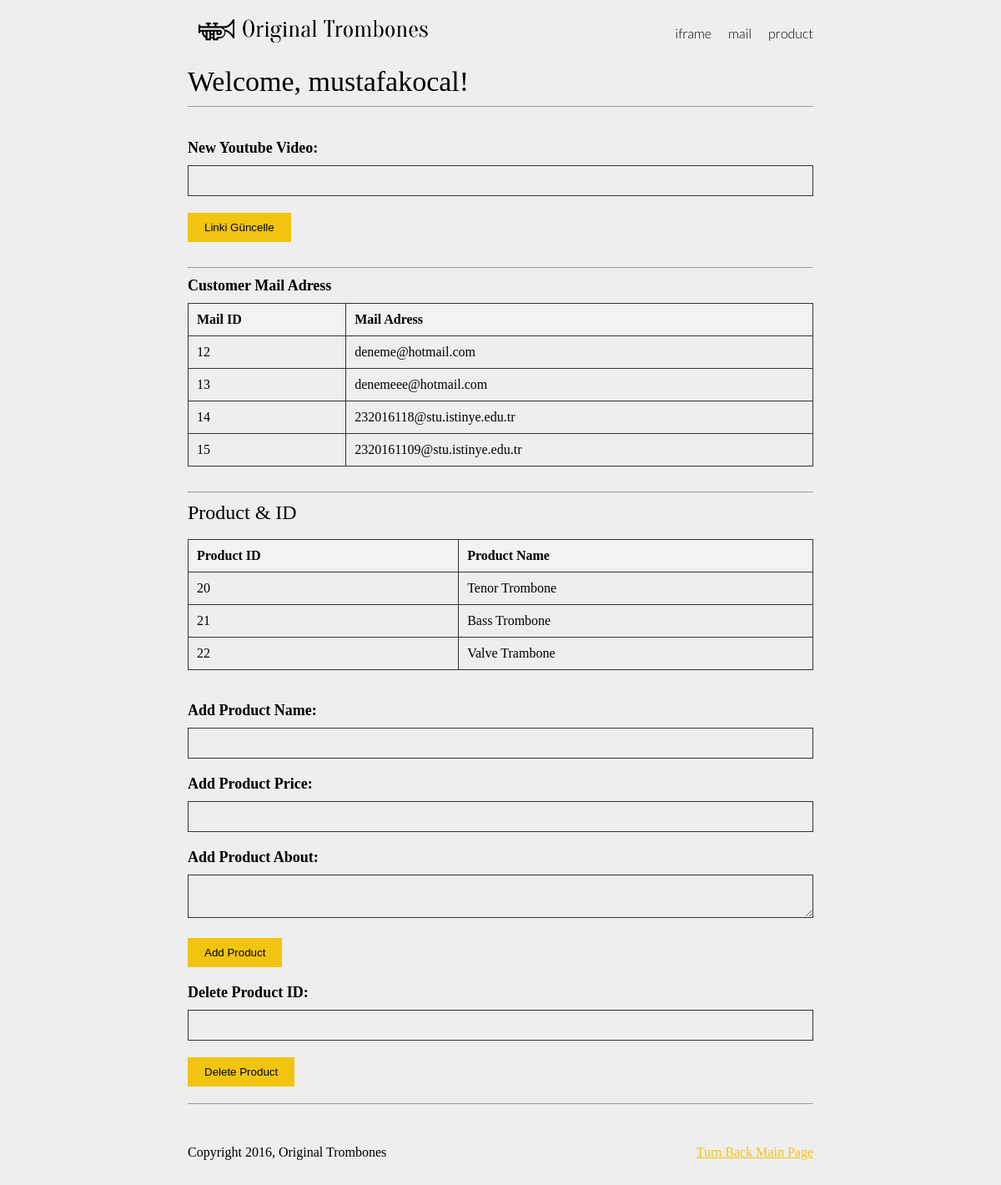
Page /Other/cms.php (signed in) on the committed database.
### tables this page shows
CREATE TABLE `userMail` (
  `mailID` tinyint(4) NOT NULL,
  `mailAdress` varchar(250) NOT NULL
);

CREATE TABLE `ourProducts` (
  `productID` int(11) NOT NULL,
  `productName` varchar(100) NOT NULL,
  `productAbout` varchar(250) NOT NULL,
  `productPrice` varchar(50) NOT NULL
);

### Other/cms.php (the view, shortened to what this page needs)
<!DOCTYPE html>
<html lang="tr">
<head>
	<link rel="stylesheet" type="text/css" href="../Style/cms.css">
</head>
<body>
    <header>
		<div class="navbar">
			<div id="banner">
				<img src="../content/product-landing-page-logo.png" alt="banner">
			</div>
			<div id="list">
				<nav>
					<ul>
						<li class="menu-elements">
                            <a href="#iframe-section">iframe</a>
                        </li>
						<li class="menu-elements">
                            <a href="#mail-section">mail</a>
                        </li>
						<li class="menu-elements">
                            <a href="#product-section">product</a>
                        </li>
					</ul>
				</nav>
			</div>
		</div>
	</header>
    <div class="main-content">
        <div class="user-welcome">
            <?php
                $username = $_SESSION['username'];
            ?>
            <h2 class="user-info">
                Welcome,
                <?php
                    echo "$username";
                ?>!
            </h2>
        </div>
        <hr>
        <br>
        <div id="iframe-section" class="iframe">
            <form method="post" action="">
                <label for="youtube_link">New Youtube Video:</label>
                <input type="text" id="youtube_link" name="youtube_link">
                <input type="submit" name="submit" value="Linki Güncelle">
            </form>
        </div>
        <hr>
        <div id="mail-section" class="mail">
            <label for="userMail">Customer Mail Adress</label>
            <?php
                include_once("config.php");
                $sql = "SELECT mailID, mailAdress FROM userMail";
                $result = $connectDb->query($sql);
                if ($result->num_rows > 0) {
                    echo "<table border='1'><tr><th>Mail ID</th><th>Mail Adress</th></tr>";
                    while($row = $result->fetch_assoc()) {
                        echo "<tr><td>" . $row["mailID"]. "</td><td>" . $row["mailAdress"]. "</td></tr>";
                    }
                    echo "</table>";
                } else {
                    echo "0 sonuç";
                }
            ?>
        </div>
        <hr>
        <div id="product-section" class="product">
            <h2>Product & ID</h2>
            <br>
            <?php
                include_once("config.php");
                $sql = "SELECT productID, productName from ourProducts";
                $result = $connectDb->query($sql);
                if ($result->num_rows > 0) {
                    echo "<table border='1'><tr><th>Product ID</th><th>Product Name</th></tr>";
                    while($row = $result->fetch_assoc()) {
                        echo "<tr><td>" . $row["productID"]. "</td><td>" . $row["productName"]. "</td></tr>";
                    }
                    echo "</table>";
                } else {
                    echo "0 sonuç";
                }
            ?>
            <br>
            <form method="post" action="">
                <label for="productName">Add Product Name:</label>
                <input type="text" id="productName" name="productName" required>
                <label for="productPrice">Add Product Price:</label>
                <input type="text" id="productPrice" name="productPrice" required>
                <label for="productAbout">Add Product About:</label>
                <textarea id="productAbout" name="productAbout" required></textarea>
                <input type="submit" name="addProduct" value="Add Product">
            </form>
            <form method="post" action="">
                <label for="productID">Delete Product ID:</label>
                <input type="text" id="productID" name="productID" required>
                <input type="submit" name="deleteProduct" value="Delete Product">
            </form>
            <hr><br>
        </div>
    </div>
    <footer id="copyright">
		<div class="footer-bar">
			<p>Copyright 2016, Original Trombones</p>
			<p>
				<a href="../index.php">Turn Back Main Page</a>
			</p>
		</div>
	</footer>
</body>
</html>

### Style/cms.css (style rules this page uses)
* { margin: 0; padding: 0; box-sizing: border-box; background-color: #EEEEEE; font-weight: 300; scroll-behavior: smooth; }
header { min-height: 75px; width: calc(70% - 30px); margin: auto; }
.navbar { display: flex; flex-direction: row; justify-content: space-between; position: sticky; top: 0px; background-color: #EEEEEE; padding: 20px; }
#banner img { width: 300px; }
.menu-elements { font-family: 'Lato', sans-serif; font-weight: bold; display: flex; float: left; padding: 10px; }
#list nav ul li { list-style-type: none; text-decoration: none; color: black; display: inline; }
li a { text-decoration: none; color: black; }
.main-content { width: calc(70% - 30px); margin: auto; padding: 0 30px 0 30px; display: flex; flex-direction: column; justify-content: center; align-content: center; gap: 10px; }
.main-content .user-info { font-size: 34px; }
#copyright { width: calc(70% - 30px); margin: auto; padding: 30px; }
.footer-bar { display: flex; flex-direction: row; justify-content: space-between; align-content: center; }
.footer-bar p { text-align: center; }
.footer-bar p a { text-decoration:line ; color:#f1c40f; }
form { margin-bottom: 20px; }
label { display: block; margin-bottom: 10px; font-weight: bold; font-size: 18px; }
input[type="text"], textarea { width: 100%; padding: 10px; margin-bottom: 20px; border: 1px solid #333; box-sizing: border-box; }
input[type="submit"] { padding: 10px 20px; background-color: #f1c40f; color: black; border: none; cursor: pointer; }
table { width: 100%; border-collapse: collapse; margin-bottom: 20px; }
table th, table td { border: 1px solid #333; padding: 10px; text-align: left; }
table th { background-color: #f2f2f2; font-size: 16px; font-weight: bold; }

### rows in the picture
usermail: mailID "12", mailAdress "deneme@hotmail.com"
usermail: mailID "13", mailAdress "denemeee@hotmail.com"
usermail: mailID "14", mailAdress "232016118@stu.istinye.edu.tr"
usermail: mailID "15", mailAdress "2320161109@stu.istinye.edu.tr"
ourproducts: productID "20", productName "Tenor Trombone"
ourproducts: productID "21", productName "Bass Trombone"
ourproducts: productID "22", productName "Valve Trambone"

### other values in the picture
$username "mustafakocal"
